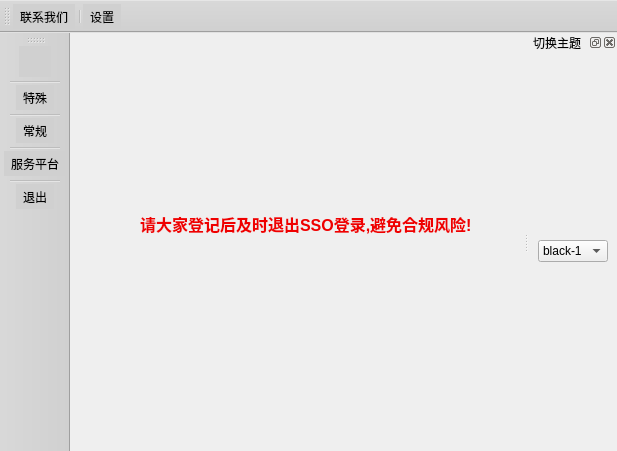
<?xml version="1.0" encoding="UTF-8"?>
<ui version="4.0">
 <class>MainWindow</class>
 <widget class="QMainWindow" name="MainWindow">
  <property name="geometry">
   <rect>
    <x>0</x>
    <y>0</y>
    <width>617</width>
    <height>451</height>
   </rect>
  </property>
  <property name="windowTitle">
   <string>小分子检测系统</string>
  </property>
  <property name="styleSheet">
   <string notr="true"/>
  </property>
  <property name="toolButtonStyle">
   <enum>Qt::ToolButtonTextUnderIcon</enum>
  </property>
  <widget class="QWidget" name="centralwidget">
   <widget class="QLabel" name="label">
    <property name="geometry">
     <rect>
      <x>70</x>
      <y>170</y>
      <width>361</width>
      <height>41</height>
     </rect>
    </property>
    <property name="minimumSize">
     <size>
      <width>360</width>
      <height>40</height>
     </size>
    </property>
    <property name="font">
     <font>
      <pointsize>12</pointsize>
      <weight>75</weight>
      <bold>true</bold>
     </font>
    </property>
    <property name="styleSheet">
     <string notr="true">color: rgb(239, 0, 0);</string>
    </property>
    <property name="text">
     <string>请大家登记后及时退出SSO登录,避免合规风险!</string>
    </property>
   </widget>
   <widget class="QLabel" name="label1">
    <property name="geometry">
     <rect>
      <x>483</x>
      <y>280</y>
      <width>101</width>
      <height>20</height>
     </rect>
    </property>
    <property name="text">
     <string>1</string>
    </property>
   </widget>
   <widget class="QLabel" name="label_2">
    <property name="geometry">
     <rect>
      <x>0</x>
      <y>-40</y>
      <width>551</width>
      <height>471</height>
     </rect>
    </property>
    <property name="text">
     <string/>
    </property>
    <property name="pixmap">
     <pixmap resource="picture.qrc">:/picture/110.jpg</pixmap>
    </property>
   </widget>
   <zorder>label_2</zorder>
   <zorder>label</zorder>
   <zorder>label1</zorder>
  </widget>
  <widget class="QToolBar" name="toolBar">
   <property name="windowTitle">
    <string>toolBar</string>
   </property>
   <property name="styleSheet">
    <string notr="true">background-color: rgb(208, 208, 208);</string>
   </property>
   <attribute name="toolBarArea">
    <enum>LeftToolBarArea</enum>
   </attribute>
   <attribute name="toolBarBreak">
    <bool>false</bool>
   </attribute>
   <addaction name="action"/>
   <addaction name="separator"/>
   <addaction name="action_special"/>
   <addaction name="separator"/>
   <addaction name="action_normal"/>
   <addaction name="separator"/>
   <addaction name="action_serve"/>
   <addaction name="separator"/>
   <addaction name="action_out"/>
  </widget>
  <widget class="QToolBar" name="toolBar_2">
   <property name="windowTitle">
    <string>toolBar_2</string>
   </property>
   <property name="styleSheet">
    <string notr="true">background-color: rgb(208, 208, 208);</string>
   </property>
   <attribute name="toolBarArea">
    <enum>TopToolBarArea</enum>
   </attribute>
   <attribute name="toolBarBreak">
    <bool>false</bool>
   </attribute>
   <addaction name="action_link"/>
   <addaction name="separator"/>
   <addaction name="action_setup"/>
  </widget>
  <widget class="QDockWidget" name="dockWidget">
   <property name="floating">
    <bool>true</bool>
   </property>
   <property name="features">
    <set>QDockWidget::AllDockWidgetFeatures</set>
   </property>
   <property name="allowedAreas">
    <set>Qt::NoDockWidgetArea</set>
   </property>
   <property name="windowTitle">
    <string>切换主题</string>
   </property>
   <attribute name="dockWidgetArea">
    <number>2</number>
   </attribute>
   <widget class="QWidget" name="dockWidgetContents">
    <layout class="QVBoxLayout" name="verticalLayout">
     <item>
      <widget class="QComboBox" name="comboBox">
       <item>
        <property name="text">
         <string>black-1</string>
        </property>
       </item>
       <item>
        <property name="text">
         <string>skin-9</string>
        </property>
       </item>
       <item>
        <property name="text">
         <string>skin-3</string>
        </property>
       </item>
       <item>
        <property name="text">
         <string>skin-4</string>
        </property>
       </item>
       <item>
        <property name="text">
         <string>skin-5</string>
        </property>
       </item>
       <item>
        <property name="text">
         <string>skin-5</string>
        </property>
       </item>
       <item>
        <property name="text">
         <string>skin-2</string>
        </property>
       </item>
       <item>
        <property name="text">
         <string>skin-6</string>
        </property>
       </item>
       <item>
        <property name="text">
         <string>skin-7</string>
        </property>
       </item>
       <item>
        <property name="text">
         <string>skin-8</string>
        </property>
       </item>
      </widget>
     </item>
    </layout>
   </widget>
  </widget>
  <action name="action">
   <property name="checkable">
    <bool>false</bool>
   </property>
   <property name="checked">
    <bool>false</bool>
   </property>
   <property name="icon">
    <iconset resource="picture.qrc">
     <normaloff>:/picture/40.jpg</normaloff>:/picture/40.jpg</iconset>
   </property>
   <property name="text">
    <string/>
   </property>
  </action>
  <action name="action_special">
   <property name="icon">
    <iconset resource="picture.qrc">
     <normaloff>:/picture/42.jpg</normaloff>:/picture/42.jpg</iconset>
   </property>
   <property name="text">
    <string>特殊</string>
   </property>
  </action>
  <action name="action_normal">
   <property name="icon">
    <iconset resource="picture.qrc">
     <normaloff>:/picture/72.jpg</normaloff>:/picture/72.jpg</iconset>
   </property>
   <property name="text">
    <string>常规</string>
   </property>
  </action>
  <action name="action_serve">
   <property name="icon">
    <iconset resource="picture.qrc">
     <normaloff>:/picture/51.jpg</normaloff>:/picture/51.jpg</iconset>
   </property>
   <property name="text">
    <string>服务平台</string>
   </property>
  </action>
  <action name="action_LCMS_HPLC_MS">
   <property name="text">
    <string>LCMS/HPLC/MS</string>
   </property>
  </action>
  <action name="action_my">
   <property name="text">
    <string>我的样品</string>
   </property>
  </action>
  <action name="action_login">
   <property name="text">
    <string>样品登记</string>
   </property>
  </action>
  <action name="action_find">
   <property name="text">
    <string>样品查询</string>
   </property>
  </action>
  <action name="action_link">
   <property name="checkable">
    <bool>true</bool>
   </property>
   <property name="icon">
    <iconset resource="picture.qrc">
     <normaloff>:/picture/63.jpg</normaloff>:/picture/63.jpg</iconset>
   </property>
   <property name="text">
    <string>联系我们</string>
   </property>
  </action>
  <action name="action_out">
   <property name="icon">
    <iconset resource="picture.qrc">
     <normaloff>:/picture/65.jpg</normaloff>:/picture/65.jpg</iconset>
   </property>
   <property name="text">
    <string>退出</string>
   </property>
  </action>
  <action name="action_setup">
   <property name="checkable">
    <bool>true</bool>
   </property>
   <property name="icon">
    <iconset resource="picture.qrc">
     <normaloff>:/picture/111.jpg</normaloff>:/picture/111.jpg</iconset>
   </property>
   <property name="text">
    <string>设置</string>
   </property>
  </action>
 </widget>
 <resources>
  <include location="picture.qrc"/>
 </resources>
 <connections/>
</ui>
